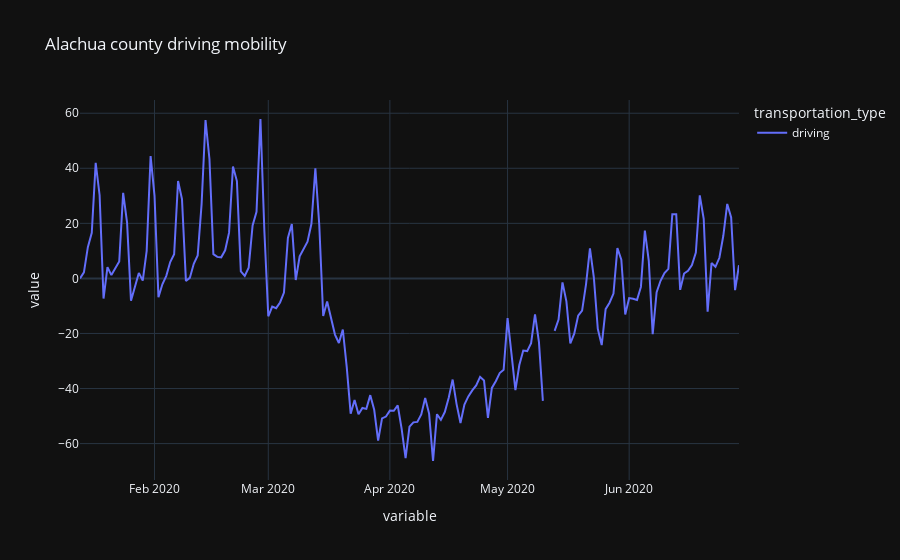

This figure's notebook cell:
### Code cell
fig = px.line(melt_alachua, x="variable", y="value", color='transportation_type', 
              title="Alachua county driving mobility")

fig.show()

### Figure 1 — Plotly figure (JSON) as saved in the notebook; plotly's stock layout.template omitted (floating-point values rounded to 4 significant figures; data arrays with more than 128 entries replaced by an {"elided": "..."} marker saying what was removed)
{"data": [{"hovertemplate": "transportation_type=driving<br>variable=%{x}<br>value=%{y}<extra></extra>", "legendgroup": "driving", "line": {"color": "#636efa", "dash": "solid"}, "mode": "lines", "name": "driving", "showlegend": true, "type": "scatter", "x": {"elided": "169 str values"}, "xaxis": "x", "y": {"elided": "169 float values"}, "yaxis": "y"}], "layout": {"legend": {"title": {"text": "transportation_type"}, "tracegroupgap": 0}, "title": {"text": "Alachua county driving mobility"}, "xaxis": {"anchor": "y", "domain": [0, 1], "title": {"text": "variable"}}, "yaxis": {"anchor": "x", "domain": [0, 1], "title": {"text": "value"}}}}
